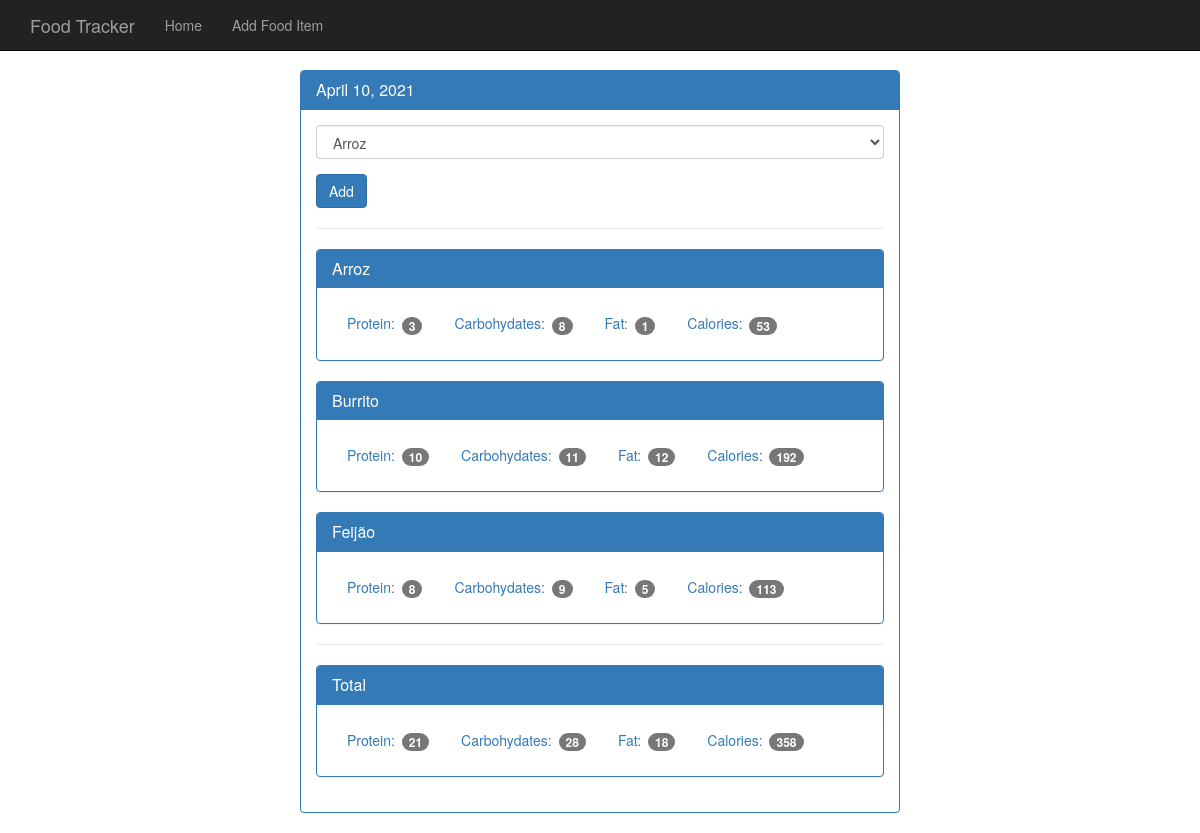
The app's page /day/2 with its own data.
### tables this page shows
CREATE TABLE daily_intake (
    date_id    integer not null,
    food_id    integer not null,
    primary key (date_id, food_id)
);

CREATE TABLE foods (
    id         integer primary key autoincrement,
    name       text    not null,
    protein    integer not null,
    carbs      integer not null,
    fat        integer not null,
    calories   integer not null
);

### app.py (the view)
@app.route('/day/<date_id>', methods=['GET'])
def get_day(date_id):
    db = open_db()
    cur = db.execute('''
        select d.id, d.entry_date
        from   dates d
        where  d.id = ?
        order  by d.id
        ''', [date_id])
    date = cur.fetchone()
    date_db = datetime.strptime(str(date['entry_date']), '%Y%m%d')
    date_ft = datetime.strftime(date_db, '%B %d, %Y')
    cur = db.execute('''
        select f.id, f.name
        from   foods f
        order  by f.name
        ''')
    foods = cur.fetchall()
    cur = db.execute('''
        select i.date_id, d.entry_date, i.food_id, f.name, f.protein, f.carbs, f.fat, f.calories
        from   daily_intake i
        left   join dates   d on d.id = i.date_id
        left   join foods   f on f.id = i.food_id
        where  i.date_id    = ?
        order  by i.date_id, f.name
        ''', [date_id])
    intakes = cur.fetchall()
    cur = db.execute('''
        select ifnull(sum(f.protein),0) protein
        ,      ifnull(sum(f.carbs),0) carbs
        ,      ifnull(sum(f.fat),0) fat
        ,      ifnull(sum(f.calories),0) calories
        from   daily_intake i
        left   join dates   d on d.id = i.date_id
        left   join foods   f on f.id = i.food_id
        where  i.date_id    = ?
        ''', [date_id])
    totals = cur.fetchone()
    db.close()
    return render_template('day.html', date_id=date_id, date_ft=date_ft, foods=foods, intakes=intakes, totals=totals)

### database.py (called while the page is built)
def connect_db():
    sql = sqlite3.connect('/home/mmlcasag/python/food_tracker/database/food_tracker.db')
    sql.row_factory = sqlite3.Row
    return sql

def open_db():
    if not hasattr(g, 'sqlite3_db'):
        g.sqlite3_db = connect_db()
    return g.sqlite3_db

### templates/day.html (shortened to what this page needs)
{% extends 'base.html' %}
{% block body %}
<nav class="navbar navbar-inverse navbar-fixed-top">
  <div class="container">
    <div class="navbar-header">
      <a class="navbar-brand" href="{{ url_for('get_home') }}">Food Tracker</a>
    </div>
    <div id="navbar" class="navbar-collapse collapse">
      <ul class="nav navbar-nav">
        <li><a href="{{ url_for('get_home') }}">Home</a></li>
        <li><a href="{{ url_for('get_add_food') }}">Add Food Item</a></li>
      </ul>
    </div>
  </div>
</nav>
<div class="container theme-showcase col-sm-6 col-sm-offset-3" role="main">
  <div class="row">
    <div>
      <div class="panel panel-primary">
        <div class="panel-heading">
          <h3 class="panel-title">{{ date_ft }}</h3>
        </div>
        <div class="panel-body">
          <form method="POST" action="{{ url_for('post_day') }}">
            <div class="form-group">
              <select class="form-control" name="food">
                {% for food in foods %}
                  <option value="{{ food.id }}">{{ food.name }}</option>
                {% endfor %}
              </select>
            </div>
            <button type="submit" class="btn btn-primary">Add</button>
          </form>
          <hr />
          {% for intake in intakes %}
            <div class="panel panel-primary">
              <div class="panel-heading">
                <h3 class="panel-title">{{ intake.name }}</h3>
              </div>
              <div class="panel-body">
                <ul class="nav nav-pills" role="tablist">
                  <li><a>Protein: <span class="badge">{{ intake.protein }}</span></a></li>
                  <li><a>Carbohydates: <span class="badge">{{ intake.carbs }}</span></a></li>
                  <li><a>Fat: <span class="badge">{{ intake.fat }}</span></a></li>
                  <li><a>Calories: <span class="badge">{{ intake.calories }}</span></a></li>
                </ul>
              </div>
            </div>
          {% endfor %}
          <hr />
          <div class="panel panel-primary">
            <div class="panel-heading">
              <h3 class="panel-title">Total</h3>
            </div>
            <div class="panel-body">
              <ul class="nav nav-pills" role="tablist">
                <li><a>Protein: <span class="badge">{{ totals.protein }}</span></a></li>
                <li><a>Carbohydates: <span class="badge">{{ totals.carbs }}</span></a></li>
                <li><a>Fat: <span class="badge">{{ totals.fat }}</span></a></li>
                <li><a>Calories: <span class="badge">{{ totals.calories }}</span></a></li>
              </ul>
            </div>
          </div>
        </div>
      </div>
    </div>
  </div>
</div>
{% endblock %}

### static/theme.css (style rules this page uses)
body { padding-top: 70px; padding-bottom: 30px; }

### records on screen
daily_intake: name "Arroz", protein "3", carbs "8", fat "1", calories "53"
daily_intake: name "Burrito", protein "10", carbs "11", fat "12", calories "192"
daily_intake: name "Feijão", protein "8", carbs "9", fat "5", calories "113"

### other values on screen
{{ date_ft }} "April 10, 2021"
{{ totals.protein }} "21"
{{ totals.carbs }} "28"
{{ totals.fat }} "18"
{{ totals.calories }} "358"
form field food "Arroz"
